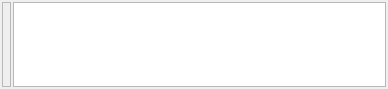
<?xml version="1.0" encoding="UTF-8"?>
<ui version="4.0">
 <class>VideoItemWidget</class>
 <widget class="QWidget" name="VideoItemWidget">
  <property name="geometry">
   <rect>
    <x>0</x>
    <y>0</y>
    <width>388</width>
    <height>89</height>
   </rect>
  </property>
  <layout class="QGridLayout" name="gridLayout">
   <property name="horizontalSpacing">
    <number>2</number>
   </property>
   <property name="verticalSpacing">
    <number>0</number>
   </property>
   <property name="margin">
    <number>2</number>
   </property>
   <item row="0" column="1">
    <widget class="QTextBrowser" name="textBrowserVideoTitle">
     <property name="sizePolicy">
      <sizepolicy hsizetype="Expanding" vsizetype="Ignored">
       <horstretch>0</horstretch>
       <verstretch>0</verstretch>
      </sizepolicy>
     </property>
     <property name="contextMenuPolicy">
      <enum>Qt::CustomContextMenu</enum>
     </property>
     <property name="frameShape">
      <enum>QFrame::StyledPanel</enum>
     </property>
     <property name="frameShadow">
      <enum>QFrame::Sunken</enum>
     </property>
     <property name="lineWidth">
      <number>3</number>
     </property>
     <property name="midLineWidth">
      <number>3</number>
     </property>
     <property name="html">
      <string notr="true">&lt;!DOCTYPE HTML PUBLIC &quot;-//W3C//DTD HTML 4.0//EN&quot; &quot;http://www.w3.org/TR/REC-html40/strict.dtd&quot;&gt;
&lt;html&gt;&lt;head&gt;&lt;meta name=&quot;qrichtext&quot; content=&quot;1&quot; /&gt;&lt;style type=&quot;text/css&quot;&gt;
p, li { white-space: pre-wrap; }
&lt;/style&gt;&lt;/head&gt;&lt;body style=&quot; font-family:'Sans Serif'; font-size:10pt; font-weight:400; font-style:normal;&quot;&gt;
&lt;p style=&quot;-qt-paragraph-type:empty; margin-top:0px; margin-bottom:0px; margin-left:0px; margin-right:0px; -qt-block-indent:0; text-indent:0px;&quot;&gt;&lt;/p&gt;&lt;/body&gt;&lt;/html&gt;</string>
     </property>
     <property name="textInteractionFlags">
      <set>Qt::LinksAccessibleByMouse</set>
     </property>
     <property name="openExternalLinks">
      <bool>true</bool>
     </property>
    </widget>
   </item>
   <item row="0" column="0">
    <widget class="QLabel" name="labelVideoImage">
     <property name="frameShape">
      <enum>QFrame::StyledPanel</enum>
     </property>
     <property name="frameShadow">
      <enum>QFrame::Sunken</enum>
     </property>
     <property name="lineWidth">
      <number>3</number>
     </property>
     <property name="midLineWidth">
      <number>3</number>
     </property>
     <property name="text">
      <string notr="true"/>
     </property>
     <property name="scaledContents">
      <bool>true</bool>
     </property>
    </widget>
   </item>
  </layout>
 </widget>
 <resources>
  <include location="../qmc2.qrc"/>
 </resources>
 <connections/>
</ui>
